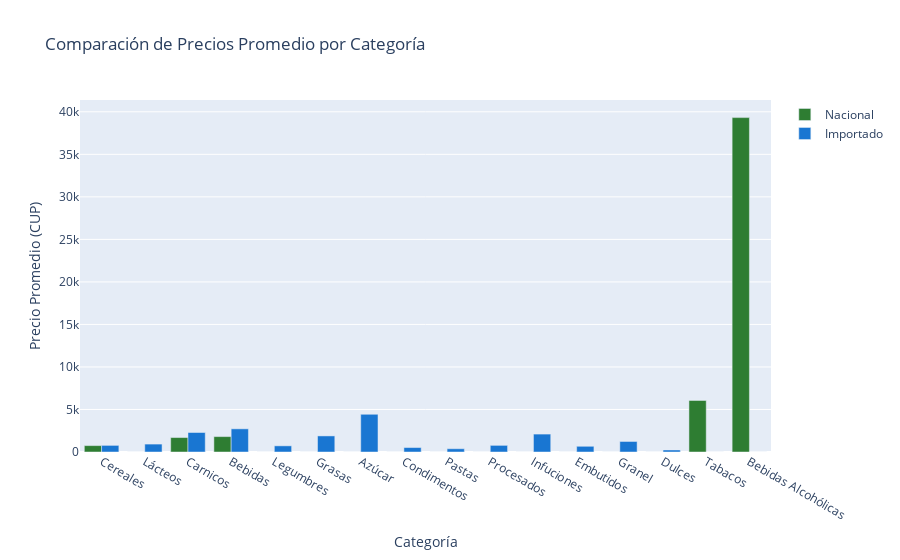

The code cell stored with this chart in its notebook:
### Code cell
fig = grafica_precios_categoria(productos)
mostrar_grafica(fig)

### Figure 1 — Plotly figure (JSON) as saved in the notebook; plotly's stock layout.template omitted (floating-point values rounded to 4 significant figures)
{"data": [{"marker": {"color": "#2E7D32"}, "name": "Nacional", "type": "bar", "x": ["Cereales", "Lácteos", "Carnicos", "Bebidas", "Legumbres", "Grasas", "Azúcar", "Condimentos", "Pastas", "Procesados", "Infuciones", "Embutidos", "Granel", "Dulces", "Tabacos", "Bebidas Alcohólicas"], "y": [750, 0, 1700, 1811.0, 0, 0, 0, 0, 0, 0, 0, 0, 0, 0, 6062.0, 39320.0]}, {"marker": {"color": "#1976D2"}, "name": "Importado", "type": "bar", "x": ["Cereales", "Lácteos", "Carnicos", "Bebidas", "Legumbres", "Grasas", "Azúcar", "Condimentos", "Pastas", "Procesados", "Infuciones", "Embutidos", "Granel", "Dulces", "Tabacos", "Bebidas Alcohólicas"], "y": [776.9, 931.0, 2293.0, 2725.0, 724.6, 1891.0, 4436.0, 523.2, 383.5, 779.5, 2108.0, 671.7, 1238.0, 238.3, 0, 0]}], "layout": {"barmode": "group", "font": {"size": 12}, "title": {"text": "Comparación de Precios Promedio por Categoría"}, "xaxis": {"title": {"text": "Categoría"}}, "yaxis": {"title": {"text": "Precio Promedio (CUP)"}}}}
